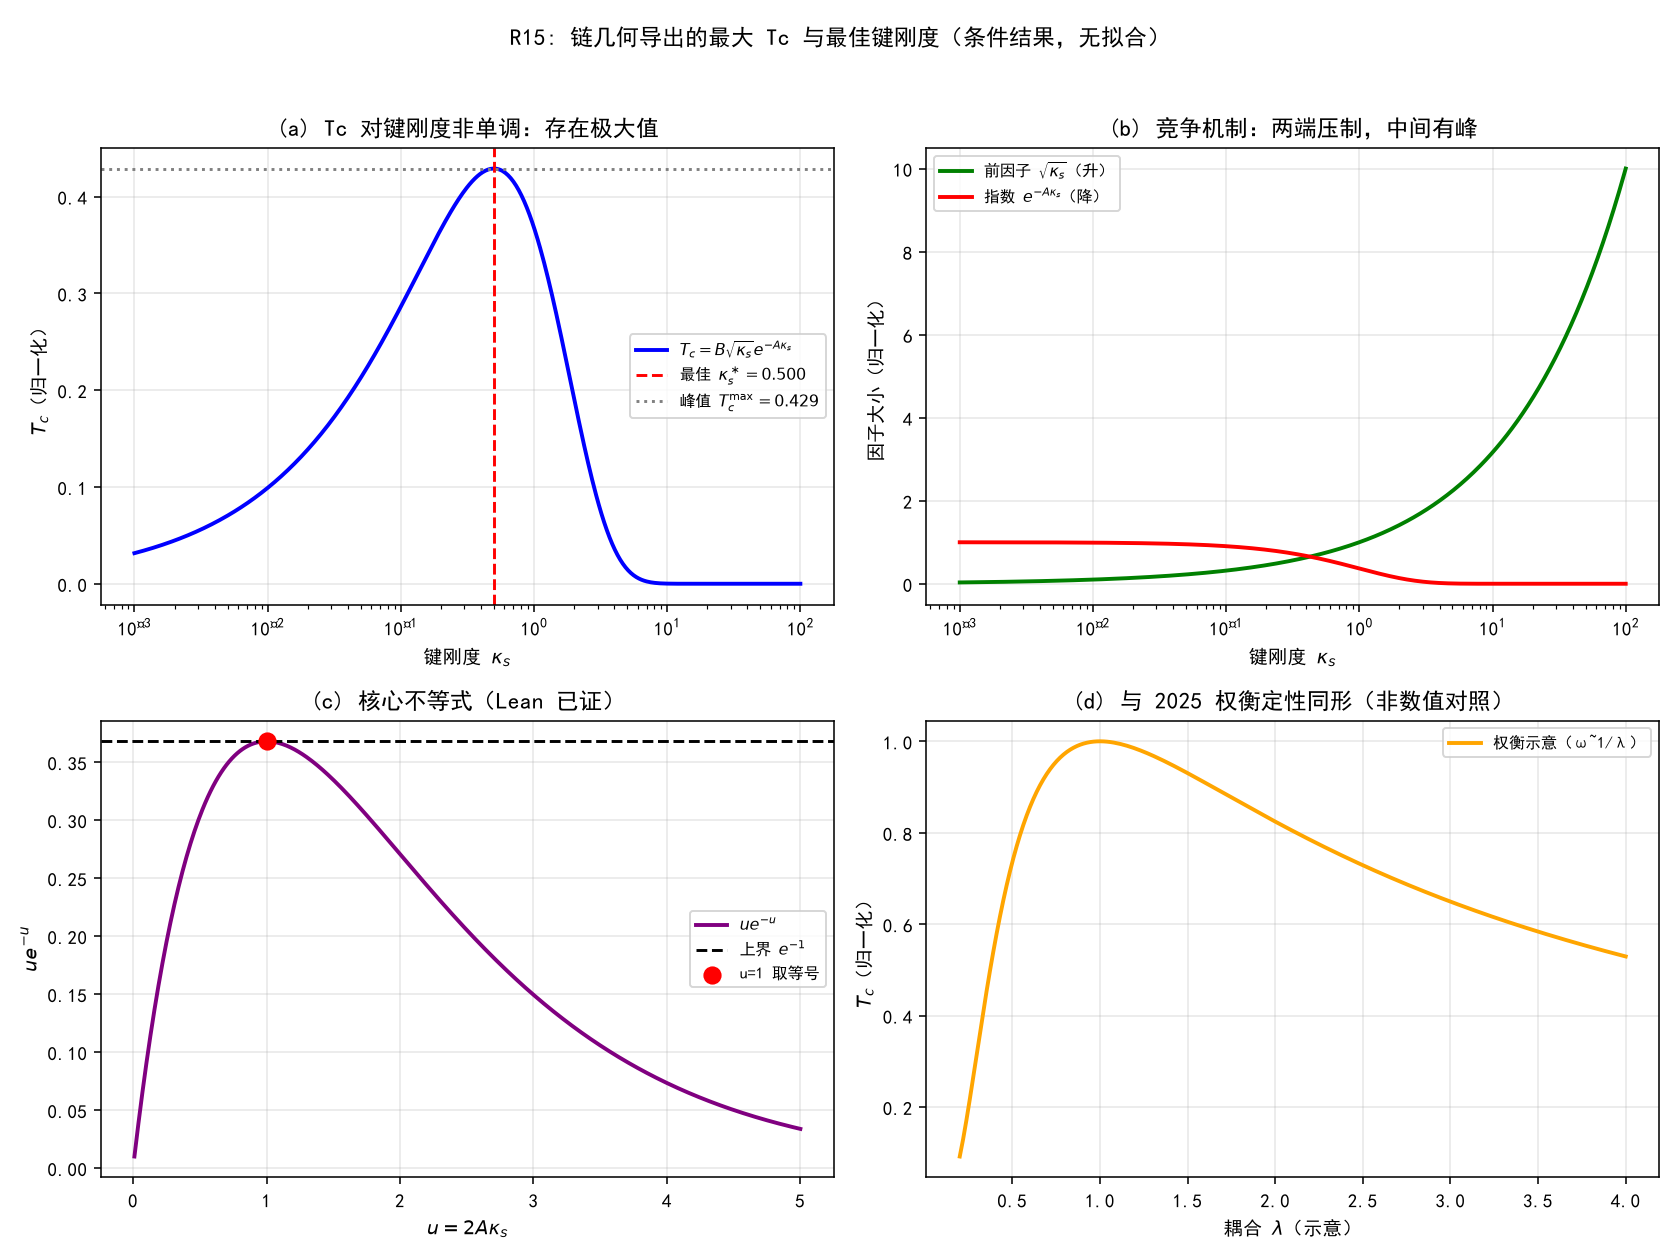

The Python source for this figure:
# -*- coding: utf-8 -*-
"""
R15: Tc(kappa_s) = B sqrt(kappa) exp(-A kappa) 的最大值——数值与图像检验。
A=B=1 归一化（外生归一不进形状检验）；无拟合。仅用 numpy + matplotlib。
运行：python "10 探索/超导第一性研究/04_计算验证/环10_最大Tc与最佳键刚度.py"
"""
import csv
import math
import os

import numpy as np
import matplotlib
matplotlib.use("Agg")
import matplotlib.pyplot as plt

plt.rcParams["font.sans-serif"] = ["SimHei", "Microsoft YaHei"]
plt.rcParams["axes.unicode_minus"] = False

HERE = os.path.dirname(os.path.abspath(__file__))
A = 1.0
B = 1.0


def Tc(k):
    return B * np.sqrt(k) * np.exp(-A * k)


def assertions():
    out = {}
    kstar = 1 / (2 * A)
    Tmax = B / math.sqrt(2 * A * math.e)
    out["kappa_star"] = kstar
    out["Tc_max"] = float(Tmax)
    out["Tc_at_kstar"] = float(Tc(kstar))
    out["peak_relerr"] = float(abs(Tc(kstar) - Tmax) / Tmax)
    # 上界断言：全网格 Tc <= Tmax
    ks = np.logspace(-3, 2, 5000)
    out["max_over_grid"] = float(np.max(Tc(ks)))
    out["all_below_bound"] = bool(np.all(Tc(ks) <= Tmax * (1 + 1e-9)))
    # 两端衰减
    out["Tc_low_k"] = float(Tc(1e-3))
    out["Tc_high_k"] = float(Tc(1e2))
    out["nonmonotonic"] = bool(Tc(1e-3) < Tc(kstar) and Tc(1e2) < Tc(kstar))
    # 核心不等式 u exp(-u) <= exp(-1)
    us = np.logspace(-3, 3, 1000)
    out["u_exp_inequality_min_gap"] = float(np.min(np.exp(-1) - us * np.exp(-us)))
    out["u_exp_holds"] = bool(out["u_exp_inequality_min_gap"] >= -1e-12)
    return out


def plots(a):
    fig, axes = plt.subplots(2, 2, figsize=(12, 9))

    # (a) Tc(kappa) 主曲线与峰值
    ax = axes[0, 0]
    ks = np.logspace(-3, 2, 500)
    ax.semilogx(ks, Tc(ks), "b-", lw=2, label=r"$T_c=B\sqrt{\kappa_s}e^{-A\kappa_s}$")
    ax.axvline(a["kappa_star"], color="r", ls="--", lw=1.5,
               label=f"最佳 $\\kappa_s^\\ast={a['kappa_star']:.3f}$")
    ax.axhline(a["Tc_max"], color="gray", ls=":", lw=1.5,
               label=f"峰值 $T_c^{{\\max}}={a['Tc_max']:.3f}$")
    ax.set_xlabel(r"键刚度 $\kappa_s$")
    ax.set_ylabel(r"$T_c$（归一化）")
    ax.set_title("(a) Tc 对键刚度非单调：存在极大值")
    ax.legend(fontsize=8)
    ax.grid(alpha=0.3)

    # (b) 两因子竞争：sqrt(k) 升、exp(-Ak) 降
    ax = axes[0, 1]
    ax.semilogx(ks, np.sqrt(ks), "g-", lw=2, label=r"前因子 $\sqrt{\kappa_s}$（升）")
    ax.semilogx(ks, np.exp(-A * ks), "r-", lw=2, label=r"指数 $e^{-A\kappa_s}$（降）")
    ax.set_xlabel(r"键刚度 $\kappa_s$")
    ax.set_ylabel("因子大小（归一化）")
    ax.set_title("(b) 竞争机制：两端压制，中间有峰")
    ax.legend(fontsize=8)
    ax.grid(alpha=0.3)

    # (c) u exp(-u) <= exp(-1)
    ax = axes[1, 0]
    us = np.linspace(0.01, 5, 500)
    ax.plot(us, us * np.exp(-us), "purple", lw=2, label=r"$ue^{-u}$")
    ax.axhline(np.exp(-1), color="k", ls="--", lw=1.5, label=r"上界 $e^{-1}$")
    ax.scatter([1.0], [np.exp(-1)], c="red", s=70, zorder=5, label="u=1 取等号")
    ax.set_xlabel(r"$u=2A\kappa_s$")
    ax.set_ylabel(r"$ue^{-u}$")
    ax.set_title("(c) 核心不等式（Lean 已证）")
    ax.legend(fontsize=8)
    ax.grid(alpha=0.3)

    # (d) 与 2025 Nat Commun 权衡定性对照（示意）
    ax = axes[1, 1]
    lams = np.linspace(0.2, 4, 200)
    w = 1 / lams  # omega ~ 1/lambda 的权衡示意（McMillan）
    tc = w * np.exp(-1 / lams)
    ax.plot(lams, tc / np.max(tc), "orange", lw=2, label="权衡示意（ω~1/λ）")
    ax.set_xlabel(r"耦合 $\lambda$（示意）")
    ax.set_ylabel(r"$T_c$（归一化）")
    ax.set_title("(d) 与 2025 权衡定性同形（非数值对照）")
    ax.legend(fontsize=8)
    ax.grid(alpha=0.3)

    fig.suptitle("R15: 链几何导出的最大 Tc 与最佳键刚度（条件结果，无拟合）", fontsize=12)
    fig.tight_layout(rect=[0, 0, 1, 0.96])
    png = os.path.join(HERE, "环10_最大Tc与最佳键刚度.png")
    fig.savefig(png, dpi=140)
    plt.close(fig)
    return png


if __name__ == "__main__":
    a = assertions()
    print("=== R15 数值断言 ===")
    for k, v in a.items():
        print(f"{k:32s} = {v}")
    p = plots(a)
    path = os.path.join(HERE, "环10_最大Tc与最佳键刚度_断言.csv")
    with open(path, "w", newline="", encoding="utf-8-sig") as f:
        w = csv.writer(f)
        w.writerow(["assertion", "value"])
        for k, v in a.items():
            w.writerow([k, v])
    print(f"\n图像: {p}\n断言表: {path}")
